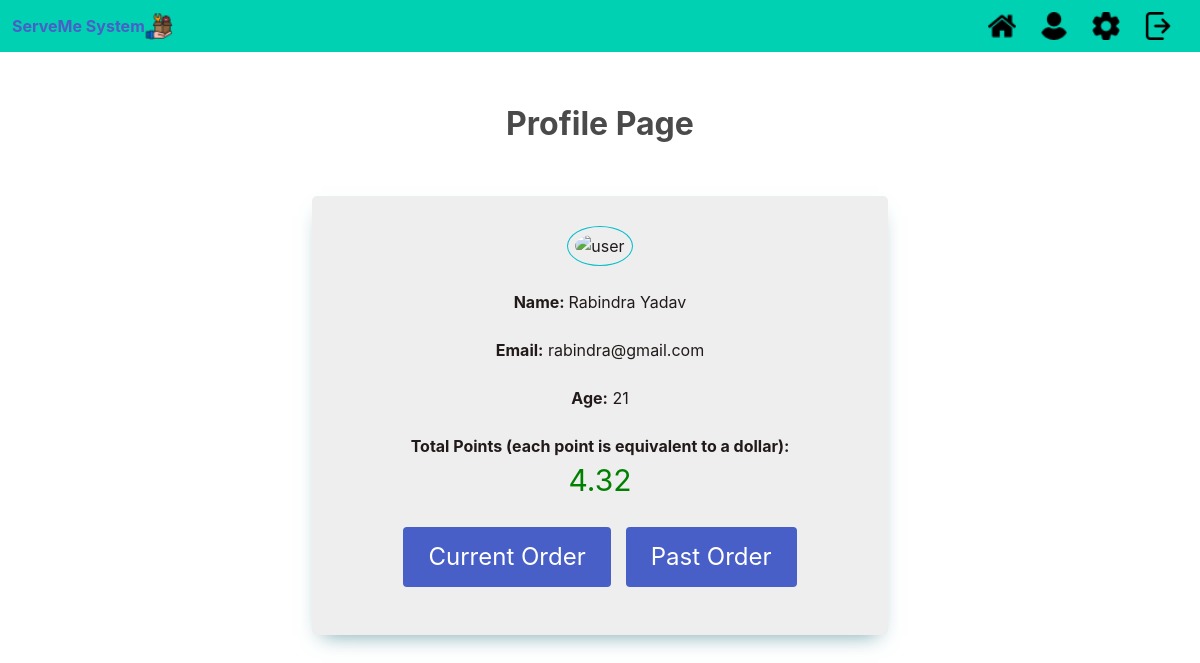
Screenshot of /profile (signed in) with the database file from the repository.
### serveme/models.py (models this page shows, shortened)
class User (UserMixin, db.Model):
    userID         = db.Column(db.String(50), primary_key=True)
    email          = db.Column(db.String(50), nullable=False)
    name           = db.Column(db.String(30), nullable=False)
    password       = db.Column(db.String(100))
    gender         = db.Column(db.String(20))
    age            = db.Column(db.Integer, nullable=False)
    phoneNum       = db.Column(db.String(10), nullable=False)
    points         = db.Column(db.Float(50), nullable=False)
    type           = db.Column(db.String(10), nullable=False)
    settings       = db.Column(db.String(5), nullable=False)

### serveme/main.py (the view)
@main.route('/profile')
@login_required
def profile():
    points = round(current_user.points, 2)
    return render_template('profile.html', user=current_user, points=points)

### serveme/templates/profile.html (shortened to what this page needs)
{% extends "base.html" %}
{% block content %}
<br>
<br>
   <div class="is-size-3">
       <b>Profile Page</b>
   </div>
  <br>
 <br>
  <div class="card-container">
    <div>
    <img class="round" src="{{url_for('static', filename='profile_pic.png')}}" alt="user">
    </div>
    <br>
    <h2><b>Name: </b> {{ user.name }}</h2>
    <br>
    <h2><b>Email:</b> {{ user.email }}</h2>
    <br>
    <h2><b>Age:</b> {{ user.age }}</h2>
    <br>
    <h2><b>Total Points (each point is equivalent to a dollar):</b></h2>
    <div class="points">{{points}}</div>
  <br>
    <div class="buttons">
      <a href="{{ url_for('orderController.current_orders' )}}">
        <button class="button is-link is-large">Current Order</button>
      </a>
      <a href="{{ url_for('orderController.past_orders' )}}">
        <button class="button is-link is-large" style="margin-left: 15px;">Past Order</button>
      </a>
    </div>
    <br>
  </div>
{% endblock %}

### serveme/static/styles.css (style rules this page uses)
.card-container { background-color: #eeeeee; border-radius: 5px; box-shadow: 0px 10px 20px -10px rgba(67, 133, 144, 0.75); color: #221a1a; padding-top: 30px; position: relative; width: 60%; max-width: 100%; text-align: center; margin:auto; }
.card-container .round { border: 1px solid #03BFCB; border-radius: 50%; padding: 7px; }
.points { font-size: 30px; color:green; }
.buttons { display: flex; flex-direction: horizontal; justify-content: center; margin:auto; }

### rows the page displays
User: name "Rabindra Yadav", email "rabindra@gmail.com", age "21"

### other values shown
{{ points }} "4.32"
